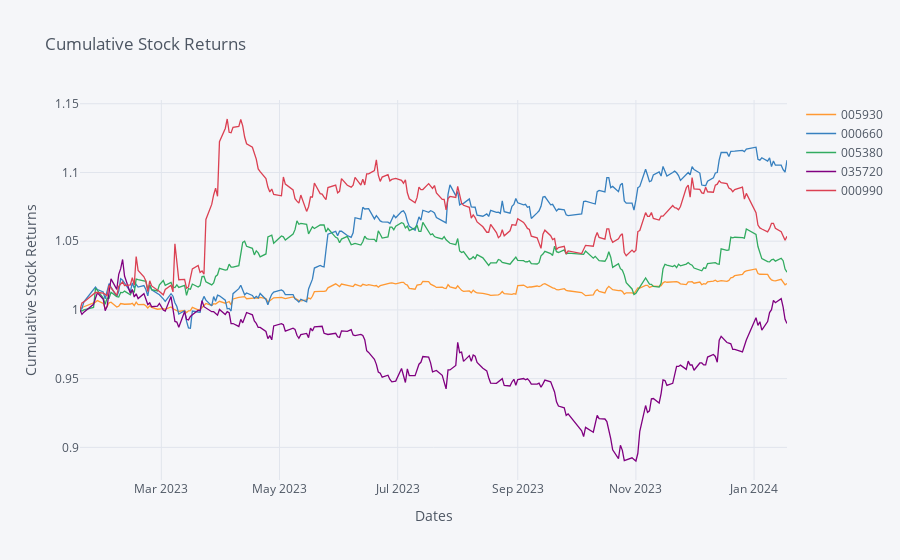

The code cell stored with this chart in its notebook:
### Code cell
# 각 주식의 수익률
returns = selected_stock_data.pct_change() # 일간 수익률 계산
returns.iloc[0,:] = 0 # 첫번째 행은 값이 없으므로 0으로 초기화
weights = np.array([0.1,0.2,0.25,0.25,0.2]) # 각 주식에 대한 가중치 설정
weighted_returns = weights * returns# 각 주식의 일간 수익률에 가중치를 곱해서 가중 수익률 계산
cumulative_returns = (weighted_returns + 1).cumprod() # 가중 수익률에 1을 더하고 누적 곱 수행(누적 수익률)
cumulative_returns.iplot(title='Cumulative Stock Returns', xTitle='Dates', yTitle='Cumulative Stock Returns')

### Figure 1 — Plotly figure (JSON) as saved in the notebook; plotly's stock layout.template omitted (floating-point values rounded to 4 significant figures; data arrays with more than 128 entries replaced by an {"elided": "..."} marker saying what was removed)
{"data": [{"line": {"color": "rgba(255, 153, 51, 1.0)", "dash": "solid", "shape": "linear", "width": 1.3}, "mode": "lines", "name": "005930", "text": "", "type": "scatter", "x": {"elided": "246 str values"}, "y": {"elided": "246 float values"}}, {"line": {"color": "rgba(55, 128, 191, 1.0)", "dash": "solid", "shape": "linear", "width": 1.3}, "mode": "lines", "name": "000660", "text": "", "type": "scatter", "x": {"elided": "246 str values"}, "y": {"elided": "246 float values"}}, {"line": {"color": "rgba(50, 171, 96, 1.0)", "dash": "solid", "shape": "linear", "width": 1.3}, "mode": "lines", "name": "005380", "text": "", "type": "scatter", "x": {"elided": "246 str values"}, "y": {"elided": "246 float values"}}, {"line": {"color": "rgba(128, 0, 128, 1.0)", "dash": "solid", "shape": "linear", "width": 1.3}, "mode": "lines", "name": "035720", "text": "", "type": "scatter", "x": {"elided": "246 str values"}, "y": {"elided": "246 float values"}}, {"line": {"color": "rgba(219, 64, 82, 1.0)", "dash": "solid", "shape": "linear", "width": 1.3}, "mode": "lines", "name": "000990", "text": "", "type": "scatter", "x": {"elided": "246 str values"}, "y": {"elided": "246 float values"}}], "layout": {"legend": {"bgcolor": "#F5F6F9", "font": {"color": "#4D5663"}}, "paper_bgcolor": "#F5F6F9", "plot_bgcolor": "#F5F6F9", "title": {"font": {"color": "#4D5663"}, "text": "Cumulative Stock Returns"}, "xaxis": {"gridcolor": "#E1E5ED", "showgrid": true, "tickfont": {"color": "#4D5663"}, "title": {"font": {"color": "#4D5663"}, "text": "Dates"}, "zerolinecolor": "#E1E5ED"}, "yaxis": {"gridcolor": "#E1E5ED", "showgrid": true, "tickfont": {"color": "#4D5663"}, "title": {"font": {"color": "#4D5663"}, "text": "Cumulative Stock Returns"}, "zerolinecolor": "#E1E5ED"}}}
